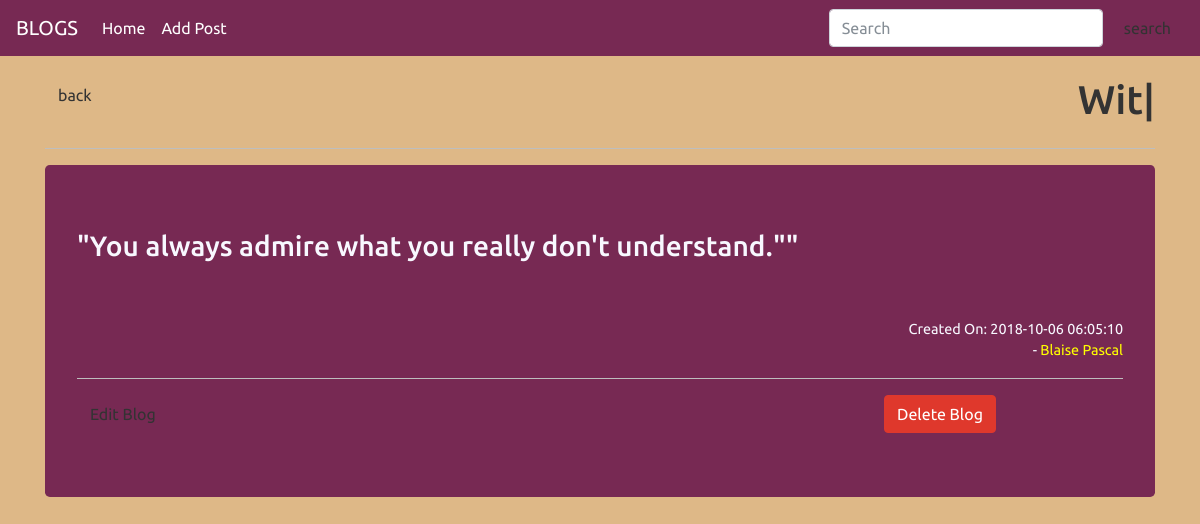
Screenshot of /post.php?id=5 with the database file from the repository.
### tables this page shows
CREATE TABLE `post` (
  `id` int(11) NOT NULL,
  `title` varchar(255) NOT NULL,
  `body` text NOT NULL,
  `author` varchar(255) NOT NULL,
  `created_at` timestamp NOT NULL DEFAULT CURRENT_TIMESTAMP
);

### post.php (the view, shortened to what this page needs)
<?php
    require('config/db.php');
    $id = mysqli_real_escape_string($conn,$_GET['id']);
    $query = 'SELECT * FROM post WHERE id='.$id;
    $result = mysqli_query($conn,$query);
    $post= mysqli_fetch_assoc($result);
?>
<!DOCTYPE html>
<html lang="en">
<head>
    <?php  require('inc/header.php');?>
</head>
<body>
<?php require('inc/navbar.php');?>
   <div class="container-fluid" style="background-color:burlywood; padding:20px; height:100vh">
    <div class="container">
    <div class="row justify-content-between">
        <div class='col-2' ><a href="<?php echo ROOT_URL; ?>"><button class="btn btn-alert">back</button></a></div>
        <div class='col-8'><h1 class="text-right"><?php echo $post['title'];?>|</h1></div>
    </div>
    <hr>
    <div class="jumbotron bg-dark" style="color:ghostwhite">
            <h3>"<?php echo $post['body'];?>"</h3>
            <br><br>
            <p class="text-right" style="font-size:1.2vw">
                Created On:
                    <?php echo $post['created_at'];?>
                <br>-
                    <span style="color:yellow"><?php echo $post['author'];?></span>
            </p>
            <hr>
            <div class="row justify-content-between">
                <div class="col-3">
                    <a href="<?php echo ROOT_URL; ?>editpost.php?id=<?php echo $post['id'] ?>"><button class="btn btn-alert ">Edit Blog</button></a>
                </div>
                <div class="col-3">
                    <form method="post" action="<?php echo $_SERVER['PHP_SELF'] ?>">
                        <input type="submit" name="delete" value="Delete Blog" class="btn btn-danger">
                    </form>
                </div>
            </div>
        </div>
    </div>
    </div>
</body>
</html>

### inc/header.php (style rules this page uses)
hr { background-color:lightgray; }

### rows the page displays
post: title "Wit", body "You always admire what you really don't understand.\"", created_at "2018-10-06 06:05:10", author "Blaise Pascal"
